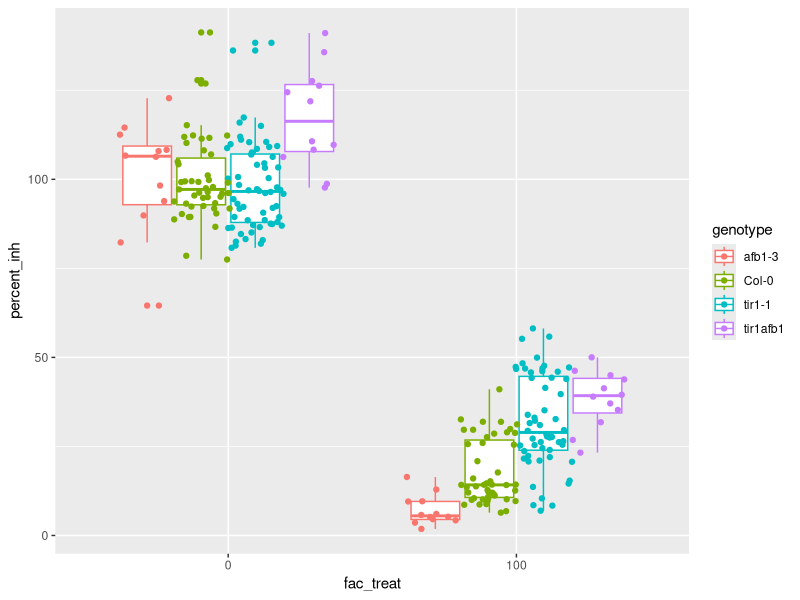

Write R code to recreate this figure.
## ---- chunk 1
library(tidyverse)
library(readxl)
## ---- chunk 2
root_growth_inh_0 <- read_xlsx("data/elife-54740-fig1-figsupp3-data1-v2_data-only_tir1afb1.xlsx", sheet = "Primary Root Growth Inh EtOH", skip = 1)
root_growth_inh_20 <- read_xlsx("data/elife-54740-fig1-figsupp3-data1-v2_data-only_tir1afb1.xlsx", sheet = "Primary Root Growth Inh 20 nM", skip = 1)
root_growth_inh_100 <- read_xlsx("data/elife-54740-fig1-figsupp3-data1-v2_data-only_tir1afb1.xlsx", sheet = "Primary Root Growth Inh 100 nM", skip = 1)
root_growth_inh_500 <- read_xlsx("data/elife-54740-fig1-figsupp3-data1-v2_data-only_tir1afb1.xlsx", sheet = "Primary Root Growth Inh 500 nM", skip = 1)

root_growth_plonger <- function(data){
  data |> 
  pivot_longer(cols = -line, 
               names_to = "genotype", 
               values_to = "root_growth_mm") %>%
  mutate(batch = str_extract(genotype, "\\s(.*)$")) %>%
  mutate(batch = str_remove_all(batch, "\\s")) %>%
  mutate(genotype = str_remove(genotype, "\\s.*")) %>%
  mutate(batch = if_else(is.na(batch), "a", batch)) %>%
  na.omit()
}
root_growth_inh_0 <- root_growth_plonger(root_growth_inh_0)
root_growth_inh_0$treatment <- 0

root_growth_inh_20 <- root_growth_plonger(root_growth_inh_20)
root_growth_inh_20$treatment <- 20

root_growth_inh_100 <- root_growth_plonger(root_growth_inh_100)
root_growth_inh_100$treatment <- 100

root_growth_inh_500 <- root_growth_plonger(root_growth_inh_500)
root_growth_inh_500$treatment <- 500

root_growth_inh <- bind_rows(root_growth_inh_0, 
                             root_growth_inh_20, 
                             root_growth_inh_100, 
                             root_growth_inh_500)

root_growth_inh %>% group_by(batch) %>% 
  mutate(percent_inh = root_growth_mm / 
           mean(root_growth_mm[genotype == "Col-0" & treatment == 0]) * 100) ->
  root_growth_inh
## ---- chunk 3
root_growth_inh_aov <- aov(percent_inh ~ genotype*treatment + batch, data = root_growth_inh)
summary(root_growth_inh_aov)

root_growth_inh$fac_treat <- as.factor(root_growth_inh$treatment)
root_growth_inh_aov <- aov(percent_inh ~ genotype*fac_treat + batch, data = root_growth_inh)
summary(root_growth_inh_aov)
root_growth_inh_aov.HSD <- broom::tidy(TukeyHSD(root_growth_inh_aov))
root_growth_inh_aov.HSD[which(root_growth_inh_aov.HSD$adj.p.value < 0.05),]
## ---- chunk 4
root_growth_inh %>% filter(genotype != "tir1-10") %>%
  filter(treatment %in% c(0,100)) %>%
  mutate(TIR1 = !str_detect(genotype, "tir1"), 
                            AFB1 = !str_detect(genotype, "afb1")) ->
  root_growth_inh
## ---- chunk 5
root_growth_inh.int <- aov(percent_inh ~ TIR1*AFB1*treatment, data = root_growth_inh)
summary(root_growth_inh.int)
## ---- chunk 6
root_growth_inh.int <- aov(percent_inh ~ TIR1*AFB1*fac_treat, data = root_growth_inh)
summary(root_growth_inh.int)
## ---- chunk 7
ggplot(data = root_growth_inh, aes(x = fac_treat, y = percent_inh, color = genotype)) + 
  geom_boxplot() + geom_point(position = position_jitterdodge(jitter.width = 0.2))
## ---- chunk 8
root_growth_inh0.int <- aov(percent_inh ~ TIR1*AFB1, data = filter(root_growth_inh, treatment == 0))
summary(root_growth_inh0.int)
## ---- chunk 9
root_growth_inh100.int <- aov(percent_inh ~ TIR1*AFB1, data = filter(root_growth_inh, treatment == 100))
summary(root_growth_inh100.int)
